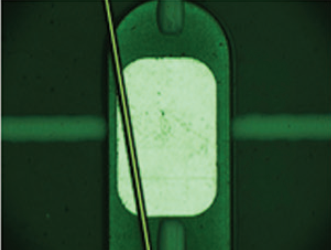
#> input picture bias.jpg, 331 x 250 px, given in place of the camera
$ python video-main.py   (older library calls are emulated)
#> lines starting #> are read from the running program, lines starting #| are printed output that depends on the picture; after the words box and inside, x2 and y2 are one past the last pixel; in counts of white or black regions, pixels touching at a corner belong together
### roi.py
import cv2


def roi(imagein):
    image0 = cv2.imread("well.jpg")
    gray0 = cv2.cvtColor(image0, cv2.COLOR_BGR2GRAY)
    template = gray0[50:220, 115:230]
    h, w = template.shape[0:2]

    image1 = imagein
    gray1 = cv2.cvtColor(image1, cv2.COLOR_BGR2GRAY)

    methods = [cv2.TM_SQDIFF_NORMED, cv2.TM_CCORR_NORMED, cv2.TM_CCOEFF_NORMED]
    for md in methods:
        result = cv2.matchTemplate(gray1, template, md)
        min_val, max_val, min_loc, max_loc = cv2.minMaxLoc(result)
        if md == cv2.TM_SQDIFF_NORMED:
            tl = min_loc
        else:
            tl = max_loc
    br = (tl[0] + w, tl[1] + h)

    image2 = image1[tl[1]:br[1], tl[0]:br[0]]
    return (image2, tl, br)

### function.py
import cv2
import numpy as np


# 列求和
# [33 lines left out: functions sumY, sumX, median, listsum, not called in this run]


# 相邻元素提取函数
def neib(x, y, mat):  # 输入位置和目标数组
    max_x = mat.shape[0] - 1  # 确定行、列最大坐标
    max_y = mat.shape[1] - 1

    matr = []

    # 这里需要重点理解下，坐标不在边缘处，就从前一个遍历到后一个，否则从自身开始
    if x > 0:
        dx = -1
    else:
        dx = 0
    if x < max_x:
        X = 1
    else:
        X = 0
    if y > 0:
        dy = -1
    else:
        dy = 0
    if y < max_y:
        Y = 1
    else:
        Y = 0

    for i in range(dx, X + 1):
        for j in range(dy, Y + 1):
            # if (i == 0 or j == 0) and (i + j != 0):
            if i != 0 or j != 0:
                matr.append(mat[x + i][y + j])
    return matr


# 提取数组最小非零元素
def zxfl(a):
    c = np.asarray(a)
    img5 = c.nonzero()
    imm = c[img5].min()
    return imm


# 标注连续白色区域的像素点
def count(a):
    # 二值化处理
    global image1
    image1 = a
    image = a[:, :, 0]  # 提取BLUE通道灰度图
    ret1, imageB = cv2.threshold(image, 0, 255, cv2.THRESH_BINARY + cv2.THRESH_OTSU)  # otsu法取阈值
    global temp
    temp = np.asarray(imageB)

    X = temp.shape[0]
    Y = temp.shape[1]
    global matrix
    matrix = np.zeros((X, Y))
    matrix = matrix.astype(int)
    label = 1
    # print(matrix)
    for i in range(X):
        for j in range(Y):
            if (temp[i][j] == 255 and matrix[i][j] == 0):
                if max(neib(i, j, matrix)) == 0:
                    matrix[i][j] = label
                    label += 1
                else:
                    matrix[i][j] = zxfl(neib(i, j, matrix))
            else:
                continue

    # print(matrix)
    for i in range(X):
        for j in range(Y):
            if matrix[i][j] != 0:
                if max(neib(i, j, matrix)) != 0 and zxfl(neib(i, j, matrix)) < matrix[i][j]:
                    np.place(matrix, matrix == matrix[i][j], zxfl(neib(i, j, matrix)))

    # print(matrix)
    # np.savetxt("data.txt", matrix)

    S = matrix.max()
    matr = []
    COUNT = 0
    for i in range(S):
        if np.sum(matrix == S) > 0:
            COUNT = np.sum(matrix == S)
            matr.append(COUNT)
        S -= 1

    return matr


# 有无判断函数
def isnone(counts):
    if len(counts) == 1:
        return 1
    else:
        return 0


# 偏差判断函数
def isbias(counts):
    a = max(counts)
    counts.remove(a)
    b = max(counts)
    ratio = float(a / b)
    # print(ratio)
    if ratio > 5:
        return 1
    else:
        return 0


# 倾斜判断函数
# [16 lines left out: function isincline, not called in this run]

    # [14 lines of commented-out code are left out]
def iscocked(image):
    img = cv2.cvtColor(image, cv2.COLOR_BGR2GRAY)
    # cv2.imshow("graycocked", img)
    score = cv2.Laplacian(img, cv2.CV_64F).var()
    # print("Laplacian score of given image is ", score)
    if score > 120:  # 这个值可以根据需要自己调节，在我的测试集中100可以满足我的需求。
        return 0
    else:
        return 1

# 弯曲判断函数

### estimate.py
import function


def estimate(roi):
    counts = function.count(roi)
    if function.isnone(counts) == 1:
        # print("NONE")
        return 0
    if function.iscocked(roi) == 1:
        # print("COCKED")
        return 1
    if function.isbias(counts) == 1:
        # print("BIAS")
        return 2
    if function.isincline() == 1:
        # print("INCLINE")
        return 3
    # print("WELL")
    return 4

### video-main.py
import cv2
import roi
import estimate

h0 = 170
w0 = 115  # 量取目标区域高、宽
h1 = 480  # 摄像头画面高度
w1 = 640  # 摄像头画面宽度


capture = cv2.VideoCapture(0)  # 调用摄像头
while True:
    ret, frame = capture.read()  # 提取摄像头当前帧，没有则返回0
#> frame is the input picture: shape (250, 331, 3); mean B, G, R 52.9, 80.9, 48.4
    (image, tl, br) = roi.roi(frame)
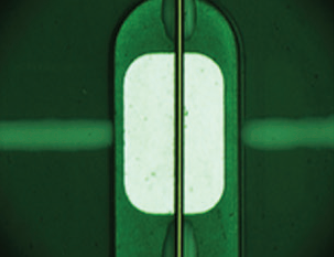
#> input picture well.jpg, 334 x 257 px
#> in roi, image0 is the input picture: shape (257, 334, 3); mean B, G, R 64.6, 93.6, 54.1
#> the loop in roi, `for md in methods:` made 3 passes
#> (min_val, max_val, min_loc, max_loc) on passes 1 to 3: (0.12, 1, (108, 54), (0, 0)), (0.666, 0.948, (202, 36), (108, 54)), (-0.336, 0.616, (207, 37), (108, 54))
#> pass 1, in roi, `result = cv2.matchTemplate(gray1, template, md)`:
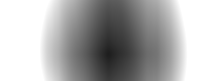
#> result: shape (81, 217) float32; min 0.12, max 1, mean 0.687
#> in roi, `br = (tl[0] + w, tl[1] + h)`: br = (223, 224)
#> in roi, `image2 = image1[tl[1]:br[1], tl[0]:br[0]]`:
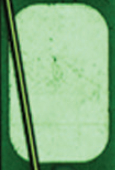
#> image2: shape (170, 115, 3); mean B, G, R 131.5, 175.7, 133.6
#> tl = (108, 54); br = (223, 224)

    result = estimate.estimate(image)
#> in count, `ret1, imageB = cv2.threshold(image, 0, 255, cv2.THRESH_BINARY + cv2.TH..`:
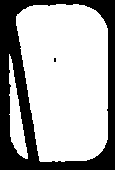
#> imageB: shape (170, 115); 67.7% white; 2 black regions (1 under 20 px), largest, box (x1, y1, x2, y2) and area: (0, 0, 115, 170) 6302
#> in count, `ret1, imageB = cv2.threshold(image, 0, 255, cv2.THRESH_BINARY + cv2.TH..`: ret1 = 109
#> after the loop in count, `for i in range(X):`: matrix: shape (170, 115) int64; 10 distinct labels, from 0 to 9
#> after the loop in count, `for i in range(X):`:
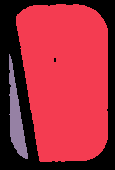
#> matrix: shape (170, 115) int64; 3 distinct labels, from 0 to 9; one colour per label, 0 black
#> in iscocked, `img = cv2.cvtColor(image, cv2.COLOR_BGR2GRAY)`:
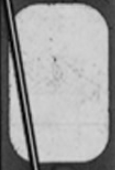
#> img: shape (170, 115); min 1, max 214, mean 158.1

    cv2.rectangle(frame, (tl[0], tl[1]), (br[0], br[1]), (0, 255, 0), 1)
    if result == 0:
        cv2.putText(frame, "NONE", (tl[0], br[1]+20), 0, 1, (255, 255, 255), 1, 1)
    if result == 1:
        cv2.putText(frame, "COCKED", (tl[0], br[1] + 20), 0, 1, (255, 255, 255), 1, 1)
    if result == 2:
        cv2.putText(frame, "BIAS", (tl[0], br[1] + 20), 0, 1, (255, 255, 255), 1, 1)
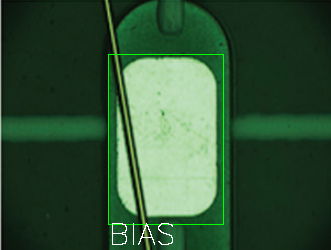
#> frame: shape (250, 331, 3); mean B, G, R 53.3, 82.6, 48.9
    if result == 3:
        cv2.putText(frame, "INCLINE", (tl[0], br[1] + 20), 0, 1, (255, 255, 255), 1, 1)
    if result == 4:
        cv2.putText(frame, "WELL", (tl[0], br[1] + 20), 0, 1, (255, 255, 255), 1, 1)
    cv2.imshow("camera", frame)
    key = cv2.waitKey(1)
#> (key Esc is pressed here)
    if key != -1:
        break

capture.release()
